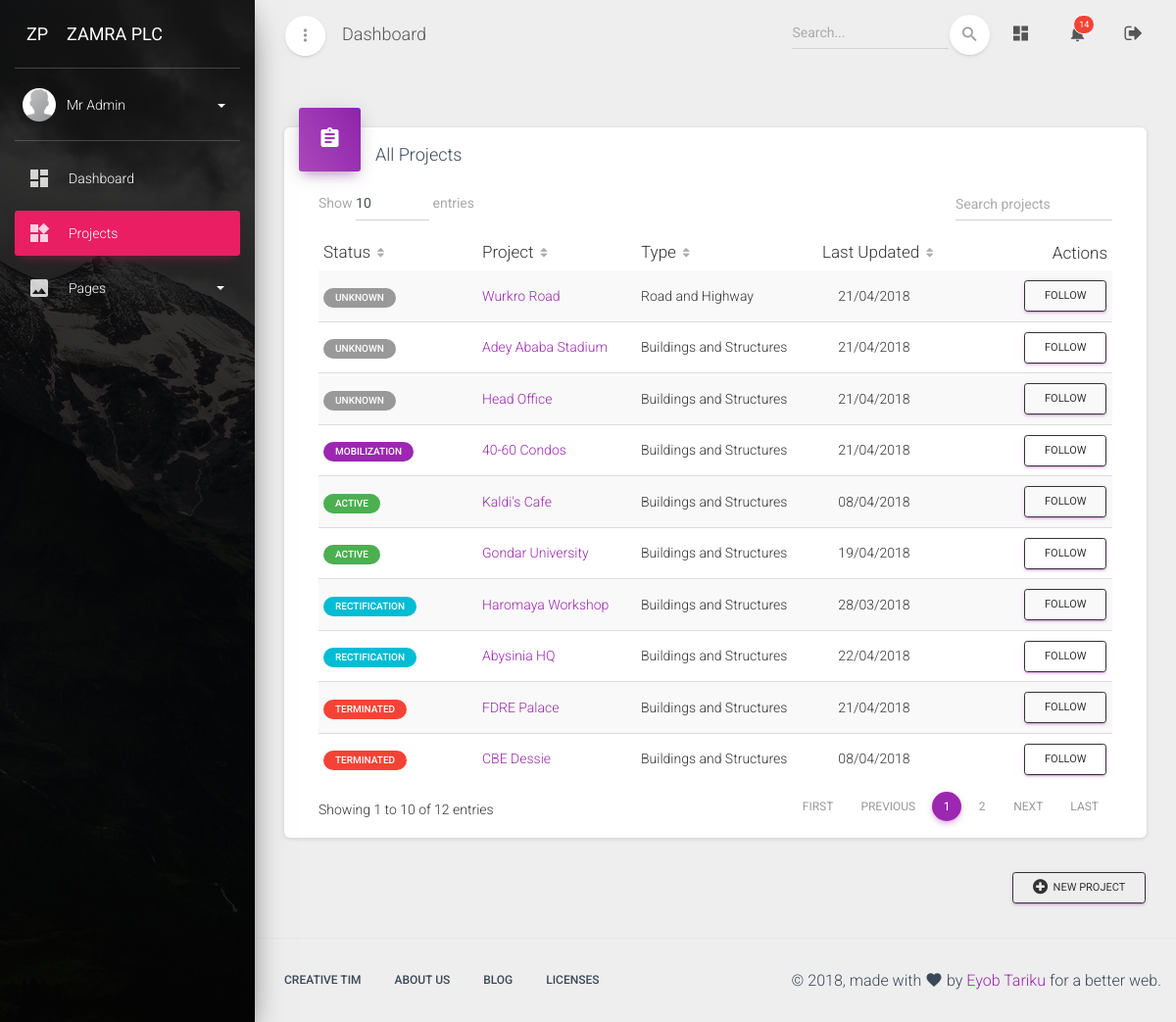
The page /dashboard/projects/ (signed in) on the database its author committed.
### dashboard/models.py (models this page shows, shortened)
class CustomUser(AbstractUser):
    avatar = models.ImageField(upload_to='avatars/', null=True, blank=True)
    full_name = models.CharField(max_length=120)
    job_title = models.CharField(max_length=100)
    bio = models.TextField('Short Bio', null=True, blank=True)
    projects_followed = models.ManyToManyField(
        'Project',
        related_name='project_followers',
        blank=True
    )
    projects_administered = models.ManyToManyField(
        'Project',
        related_name='projects_admins',
        blank=True
    )
    is_project_admin = models.BooleanField(
        'Administer Project Detals',
        default=False,
    )
    is_insurance_admin = models.BooleanField(
        'Administer Insurance Details',
        default=False,
    )
    is_variation_admin = models.BooleanField(
        'Administer Variation Details',
        default=False,
    )
    is_claim_admin = models.BooleanField(
        'Administer Time Claim Details',
        default=False,
    )
    is_payment_admin = models.BooleanField(
        'Administer Payment Details',
        default=False,
    )
    def get_full_name(self):
        return self.full_name
    def get_screen_name(self):
        if self.full_name:
            return self.get_full_name()
        else:
            return self.username
    def unseen_notifications(self, *args, **kwargs):
        return self.received_notifications.filter(is_seen=False)

class Base(models.Model):
    created_at = models.DateTimeField(
        auto_now_add=True,
        help_text='Record created date and time'
    )
    updated_at = models.DateTimeField(
        auto_now=True,
        help_text='Record last updated date and time'
    )
    class Meta:
        abstract = True

class Project(Base):
    CONSTRUCTION_TYPE_CHOICES = (
        ('builiding', 'Buildings and Structures'),
        ('road', 'Road and Highway'),
        ('water', 'Water and Irrigations'),
    )
    PROJECT_STATUS_CHOICES = (
        (1, 'Unknown'),
        (2, 'Mobilization'),
        (3, 'Active'),
        (4, 'Rectification'),
        (5, 'Suspended'),
        (6, 'Terminated'),
        (7, 'Closed'),
    )
    construction_type = models.CharField(
        max_length=60,
        choices=CONSTRUCTION_TYPE_CHOICES,
        default='builiding'
    )
    status = models.IntegerField(
        'Project Status',
        choices=PROJECT_STATUS_CHOICES,
        default=1,
    )
    consultant = models.ForeignKey(Consultant, on_delete=models.CASCADE)
    employer = models.CharField(
        max_length=100,
        help_text='Official full name of the Employer',
    )
    full_name = models.CharField(
        'Official Project Title',
        max_length=100,
        help_text='Official full name of the construction project',
    )
    short_name = models.CharField(
        'Short Unofficial Project Title',
        max_length=100,
        help_text='Short common name of the construction project',
    )
    project_code = models.CharField(
        'Project Code (Optional)',
        max_length=30,
        null=True, blank=True,
    )
    description = models.TextField(
        'Short Project Description',
        null=True, blank=True,
        help_text='Short description of the construction project. (Optional)',
    )
    contract_amount = models.DecimalField(
        max_digits=16, decimal_places=2,
        null=True, blank=True,
        help_text='Project contract amount in ETB (before VAT)',
    )
    signing_date = models.DateField(
        'Agreement Signing Date',
        null=True, blank=True,
    )
    site_handover = models.DateField(
        'Site Handover Date',
        null=True, blank=True,
    )
    commencement_date = models.DateField(
        'commencement Date',
        null=True, blank=True,
    )
    period = models.PositiveIntegerField(
        'Contract Period',
        null=True, blank=True,
        help_text='Project life time in calendar days'
    )
    created_by = models.ForeignKey(
        CustomUser,
        related_name='projects',
        null=True,
        on_delete=models.SET_NULL,
    )
    objects = models.Manager()
    my_projects = managers.ProjectManager()
    tracker = FieldTracker()
    class Meta:
        ordering = ['status', '-updated_at', 'short_name', ]
        get_latest_by = 'updated_at'
        permissions = (
            ('admin_project', 'Administer Project'),
        )
    def get_status_label(self):
        if self.status == 2:
            return utils.status_label(
                btn='badge-primary',
                status=self.get_status_display()
            )
        elif self.status == 3:
            return utils.status_label(
                btn='badge-success',
                status=self.get_status_display()
            )
        elif self.status == 4:
            return utils.status_label(
                btn='badge-info',
                status=self.get_status_display()
            )
        elif self.status == 5:
            return utils.status_label(
                btn='badge-warning',
                status=self.get_status_display()
            )
        elif self.status == 6:
            return utils.status_label(
                btn='badge-danger',
                status=self.get_status_display()
            )
        else:
            return utils.status_label(
                btn='badge-default',
                status=self.get_status_display()
            )

### dashboard/views/projects.py (the view)
# urls.py: path('projects/', projects.ProjectList.as_view(), name='project-list'),
class ProjectList(LoginRequiredMixin, generic.ListView):
    model = models.Project
    template_name = 'dashboard/projects/project_list.html'
    def get_queryset(self, *args, **kwargs):
        return self.model.my_projects.all().order_by('status')
    def get_context_data(self, *args, **kwargs):
        context = super(ProjectList, self).get_context_data(*args, **kwargs)
        context['page_name'] = 'Projects'
        return context

### dashboard/utils.py (called while the page is built)
def status_label(**kwargs):
    btn = kwargs.get('btn', 'btn-default')
    status_message = kwargs.get('status', 'Not Available')
    output = '<span class="badge {}">{}</span>'.format(
        btn,
        status_message,
    )
    return output

### dashboard/templates/dashboard/projects/project_list.html (shortened to what this page needs)
{% extends 'dashboard_base.html' %}
{% block content %}
<div class="row">
    <div class="col-sm-12">
        <div class="card">
          <div class="card-header card-header-primary card-header-icon">
            <div class="card-icon">
              <i class="material-icons">assignment</i>
            </div>
            <h4 class="card-title">All Projects</h4>
          </div>
            <div class="card-body">
                <div class="material-datatables">
                    <table id="projectDatatables" class="table table-striped table-no-bordered table-hover" cellspacing="0" width="100%" style="width:100%">
                        <thead>
                            <tr>
                                <th>Status</th>
                                <th>Project</th>
                                <th>Type</th>
                                <th class="text-center">Last Updated</th>
                                <th class="disabled-sorting text-right">Actions</th>
                            </tr>
                        </thead>
                        <tbody>
                            {% for project in project_list %}
                            <tr>
                                <td>
                                    {% autoescape off %}
                                    {{ project.get_status_label }}
                                    {% endautoescape %}
                                </td>
                                <td>
                                    <a href="{% url 'dashboard:project-detail' project.id %}" title="{{ project.full_name }}">{{ project.short_name }}</a>
                                </td>
                                <td>{{ project.get_construction_type_display }}</td>
                                <td class="text-center">{{ project.updated_at|date:'d/m/Y' }}</td>
                                <td class="text-right">
                                    <a href="#" class="btn btn-sm btn-outline btn-primary">Follow</a>
                                </td>
                            </tr>
                            {% endfor %}
                        </tbody>
                    </table>
                </div>
            </div>
        </div>
    </div>
</div>
{% if user.is_project_admin %}
<div class="row">
    <div class="col-sm-12">
        <a href="{% url 'dashboard:project-create' %}" title="Add new project" class="btn btn-sm btn-outline btn-primary pull-right">
           <span class="fa fa-plus-circle"></span>&nbsp; New Project
        </a>
    </div>
</div>
{% endif %}
{% endblock content %}

### dashboard/templates/dashboard_base.html (shortened to what this page needs)
{% load static %}
<!DOCTYPE html>
<html lang="en">
<head>
  <link rel="stylesheet" href="https://maxcdn.bootstrapcdn.com/font-awesome/latest/css/font-awesome.min.css">
  <link rel="stylesheet" href="{% static 'assets/css/material-dashboard.min.css' %}">
  <link rel="stylesheet" href="{% static 'assets/css/custom.css' %}">
</head>
<body class="">
  <div class="wrapper">
  {% block wrapper %}
    <div class="sidebar" data-color="rose" data-background-color="black" data-image="{% static 'assets/img/sidebar-1.jpg' %}">
    {% block sidebar %}
        <div class="logo">
        {% block logo %}
            <a href="#" class="simple-text logo-mini">
                 ZP
            </a>
            <a href="#" class="simple-text logo-normal">
                 Zamra Plc
            </a>
        {% endblock logo %}
        </div>
        <div class="sidebar-wrapper">
        {% block sidebar_wrapper %}
            <div class="user">
                <div class="photo">
                    {% if user.avatar %}
                    <img src="{% static user.avatar.url %}" alt="Avatar">
                    {% else %}
                    <img src="{% static 'assets/img/default-avatar.png' %}">
                    {% endif %}
                </div>
                <div class="user-info">
                    <a data-toggle="collapse" href="dashboard.html#collapseExample" class="username">
                        <span>
                           {{ user.get_screen_name }}
                          <b class="caret"></b>
                        </span>
                    </a>
                </div>
            </div>
            <ul class="nav">
                <li class="nav-item {% if page_name == 'index' %} active {% endif %} ">
                    <a class="nav-link" href="{% url 'dashboard:index' %}">
                        <i class="material-icons">dashboard</i>
                        <p> Dashboard </p>
                    </a>
                </li>
                <li class="nav-item {% if page_name == 'Projects' %} active {% endif %} ">
                    <a class="nav-link" href="{% url 'dashboard:project-list' %}">
                        <i class="material-icons">widgets</i>
                        <p> Projects </p>
                    </a>
                </li>
                <li class="nav-item ">
                    <a class="nav-link" data-toggle="collapse" href="dashboard.html#pagesExamples">
                        <i class="material-icons">image</i>
                        <p> Pages
                           <b class="caret"></b>
                        </p>
                    </a>
                </li>
            </ul>
        {% endblock sidebar_wrapper %}
        </div>
    {% endblock sidebar %}
    </div>
    <div class="main-panel">
    {% block main_panel %}
        <nav class="navbar navbar-expand-lg navbar-transparent  navbar-absolute fixed-top">
        	<div class="container-fluid">
            <div class="navbar-wrapper">
              <div class="navbar-minimize">
                <button id="minimizeSidebar" class="btn btn-just-icon btn-white btn-fab btn-round">
                    <i class="material-icons text_align-center visible-on-sidebar-regular">more_vert</i>
                </button>
              </div>
        			<a class="navbar-brand" href="dashboard.html#pablo">Dashboard</a>
        		</div>
        	    <div class="collapse navbar-collapse justify-content-end">
              <form class="navbar-form">
                  <div class="input-group no-border">
                      <input type="text" value="" class="form-control" placeholder="Search...">
                      <button type="submit" class="btn btn-white btn-round btn-just-icon">
                        <i class="material-icons">search</i>
                        <div class="ripple-container"></div>
                      </button>
                  </div>
              </form>
        			<ul class="navbar-nav">
        				<li class="nav-item">
        					<a class="nav-link" href="{% url 'dashboard:index' %}">
                    <i class="material-icons">dashboard</i>
        					</a>
        				</li>
        				<li class="nav-item dropdown">
        					<a class="nav-link" href="#" id="navbarDropdownMenuLink" data-toggle="dropdown" aria-haspopup="true" aria-expanded="false">
                    <i class="material-icons">notifications</i>
                    {% if user.unseen_notifications %}
                    <span class="notification">{{ user.unseen_notifications.count }}</span>
                    {% endif %}
        					</a>
        				</li>
        				<li class="nav-item">
        					<a class="nav-link" href="{% url 'dashboard:logout' %}" title="Logout">
                    <i class="fa fa-sign-out"></i>
        					</a>
        				</li>
        			</ul>
        	    </div>
        	</div>
        </nav>
        <div class="content">
          <div class="container-fluid">
            {% block content %}
            {% endblock content %}
        </div>
    {% endblock main_panel %}
    </div>
    {% block footer %}
    <footer class="footer ">
      <div class="container">
          <nav class="pull-left">
              <ul>
                  <li>
                      <a href="https://www.creative-tim.com">
                          Creative Tim
                      </a>
                  </li>
                  <li>
                      <a href="http://presentation.creative-tim.com">
                         About Us
                      </a>
                  </li>
                  <li>
                      <a href="http://blog.creative-tim.com">
                         Blog
                      </a>
                  </li>
                  <li>
                      <a href="https://www.creative-tim.com/license">
                          Licenses
                      </a>
                  </li>
              </ul>
          </nav>
          <div class="copyright pull-right">
              &copy; {% now 'Y' %}, made with <i class="material-icons">favorite</i> by <a href="#" target="_blank">Eyob Tariku</a> for a better web.
          </div>
      </div>
    </footer>
    {% endblock footer %}
  {% endblock wrapper %}
  </div>
</body>
</html>

### rows shown on the page
CustomUser: get_screen_name "Mr Admin", unseen_notifications.count "14"
Project: get_status_label "UNKNOWN", short_name "Wurkro Road", construction_type "Road and Highway", updated_at "21/04/2018"
Project: get_status_label "UNKNOWN", short_name "Adey Ababa Stadium", construction_type "Buildings and Structures", updated_at "21/04/2018"
Project: get_status_label "UNKNOWN", short_name "Head Office", construction_type "Buildings and Structures", updated_at "21/04/2018"
Project: get_status_label "MOBILIZATION", short_name "40-60 Condos", construction_type "Buildings and Structures", updated_at "21/04/2018"
Project: get_status_label "ACTIVE", short_name "Kaldi's Cafe", construction_type "Buildings and Structures", updated_at "08/04/2018"
Project: get_status_label "ACTIVE", short_name "Gondar University", construction_type "Buildings and Structures", updated_at "19/04/2018"
Project: get_status_label "RECTIFICATION", short_name "Haromaya Workshop", construction_type "Buildings and Structures", updated_at "28/03/2018"
Project: get_status_label "RECTIFICATION", short_name "Abysinia HQ", construction_type "Buildings and Structures", updated_at "22/04/2018"
Project: get_status_label "TERMINATED", short_name "FDRE Palace", construction_type "Buildings and Structures", updated_at "21/04/2018"
Project: get_status_label "TERMINATED", short_name "CBE Dessie", construction_type "Buildings and Structures", updated_at "08/04/2018"
